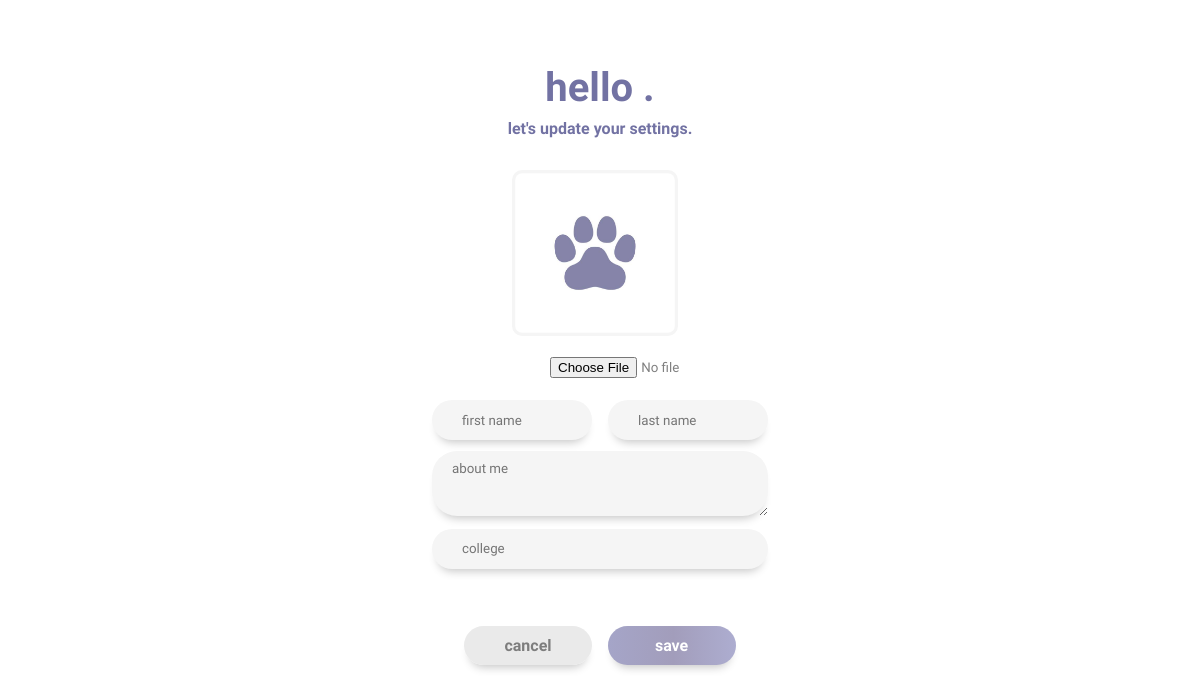
/settings (signed in), run on an earlier commit of the app's database.
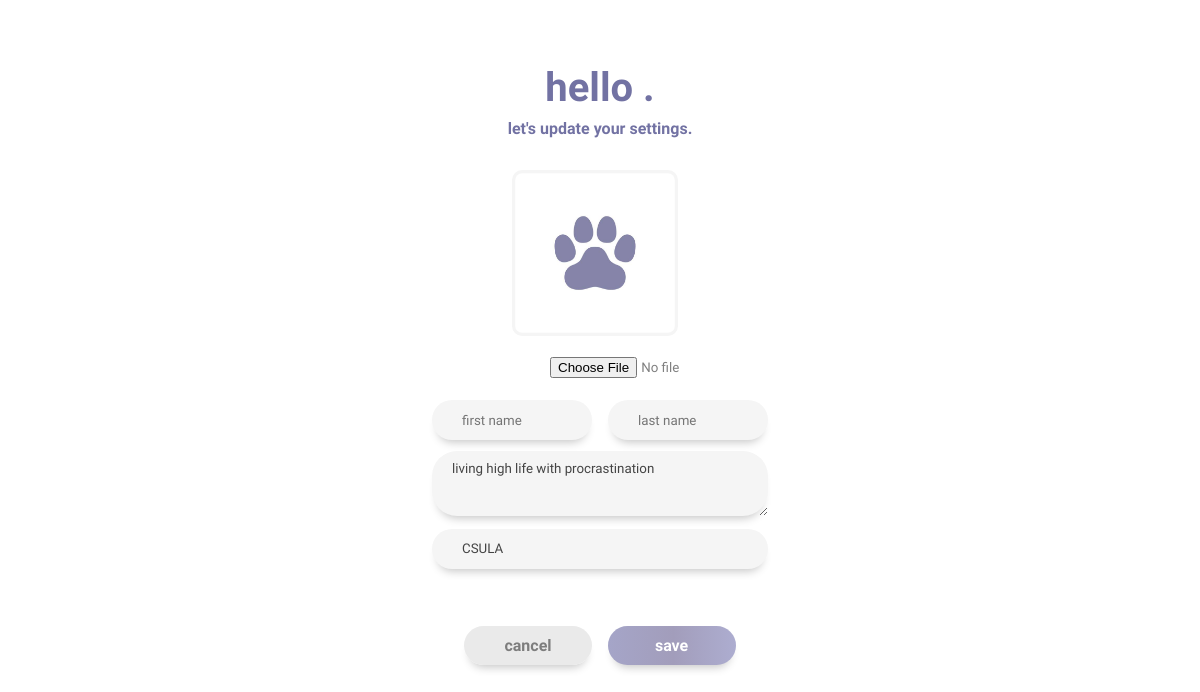
And on a later commit of the database.
### vue_app/models.py (models this page shows, shortened)
class Profile(models.Model):
    user = models.ForeignKey(User, on_delete = models.CASCADE)
    id_user = models.IntegerField()
    bio = models.TextField(blank = True)
    profileimg = models.ImageField(upload_to='profile_images', default = 'paw-profile-default.jpg')
    location = models.CharField(max_length = 50, blank = True)
    firstname = models.CharField(max_length = 20, blank = True)
    lastname = models.CharField(max_length = 20, blank = True)

### vue_app/views.py (the view, shortened to what this page needs)
# urls.py: path('settings', vue_views.settings, name='settings'),
@login_required(login_url='login')
def settings(request):
    user_profile = Profile.objects.get(user = request.user)
    return render(request, 'settings.html', {'user_profile': user_profile})

### templates/settings.html (shortened to what this page needs)
{% load static %}
<html lang="en">
  <head>
    <link rel="stylesheet" href="{% static 'css/styles.css' %}">
    <link rel="stylesheet" href="{% static 'css/login.css' %}">
    <link rel="stylesheet" href="{% static 'css/register.css' %}">
    <link rel="stylesheet" href="{% static 'css/settings.css' %}">
    <link rel="stylesheet" href="{% static 'css/responsive.css' %}">
  </head>
  <body>
    <div id="app" class="main" v-cloak>
      <div class="">
          <div class="settings-header-name">hello {{user_profile.firstname}}.</div>
          <div class="settings-create">let's update your settings. </div>
      </div>
      <form class="settings-form settings-2-form" action="" method="POST" enctype="multipart/form-data">
          <div class="settings-password-format">
              <label class="profile" for="">
                  <img class="settings-profile-img" src="{{user_profile.profileimg.url}}" />
                    <input type="file" name="image" value=""/>
              </label>
            <div class="settings-line">
              <div class="settings-format">
                <input name="firstname" type="text" class="" placeholder="first name" value="{{user_profile.firstname}}"/>
                <input name="lastname" type="text" class="" placeholder="last name" value="{{user_profile.lastname}}"/>
              </div>
              <div class="settings-format-info">
                <textarea id="about" rows="3" name="bio" type="text" class="settings-bio" placeholder="about me">{{user_profile.bio}}</textarea>
                <input name="location"  type="text" class="college" placeholder="college" value="{{user_profile.location}}"/>
              </div>
            </div>
          </div>
            <a class="submit-settings cancel" href="/">cancel</a>
            <button type="submit" class="submit-settings">save</button>
        </form>
    </div>
  </body>
</html>

### static/css/styles.css (style rules this page uses)
html, body { margin: 0; padding: 0; }
a { text-decoration: none; color: rgb(114, 114, 163); }
.main { text-align: center; color: rgb(114, 114, 163); font-family: 'Quicksand', sans-serif; font-weight: bold; }
a { -moz-user-select: none; -webkit-user-select: none; -ms-user-select: none; user-select: none; cursor: pointer; transition: 0.3s; }

### static/css/register.css (style rules this page uses)
input { border: 1px solid #d3d5d8; background-color: rgb(245, 245, 245); border: 1rem; padding: 13px 30px; -webkit-border-radius: 1em; -moz-border-radius: 1em; border-radius: 500px; -moz-box-shadow: 0 8px 10px -6px rgb(193, 193, 193); box-shadow: 0 8px 10px -6px rgb(196, 196, 196); outline: none; margin: 0.5rem; }

### static/css/settings.css (style rules this page uses)
.settings-header-name { font-size: 2.5rem; font-weight: bolder; margin-top: 4rem; }
.settings-create { margin-top: 0.5rem; margin-bottom: 0rem; }
input { width: 10rem; height: 2.5rem; font-family: inherit; color: rgb(68, 68, 68); }
.settings-line { display: flex; flex-direction: column; }
.settings-format { display: flex; flex: 0; margin-bottom: 0.15rem; }
.settings-password-format { display: flex; flex-direction: column; padding: 3rem; align-items: center; }
.settings-profile-img { height: 10rem; width: 10rem; padding: 0.2rem; background-color: rgb(245, 245, 245); border-radius: 10px; image-rendering: -webkit-optimize-contrast; object-fit: cover; }
.settings-format-info { display: flex; flex-direction: column; margin-bottom: 0.4rem; }
.settings-format-info> input { width: 21rem; }
.profile { display: flex; flex-direction: column; }
.profile > input { border-radius: 1px; text-decoration: none; color: gray; background-color: rgb(255, 255, 255); box-shadow: none; padding-right: 3rem; }
.email, .settings-bio, .college { margin-bottom: 0.8rem; }
.college { margin-top: 0rem; }
textarea { background-color: rgb(245, 245, 245); color: rgb(68, 68, 68); border: 1rem; padding: 10px 20px; -webkit-border-radius: 1em; -moz-border-radius: 1em; border-radius: 25px; -moz-box-shadow: 0 8px 10px -6px rgb(193, 193, 193); box-shadow: 0 8px 10px -6px rgb(196, 196, 196); outline: none; font-family: inherit; width: 21rem; margin-left: 0.5rem; }
.settings-form { margin: 3rem; margin-top: -1rem; }
.settings-2-form > button { margin-top: -1.5rem; }
.settings-form > button { font-family: inherit; color: rgb(255, 255, 255); border: none; cursor:pointer; padding: 10px 24px; -webkit-border-radius: 1em; -moz-border-radius: 1em; border-radius: 500px; -moz-box-shadow: 0 8px 10px -6px rgb(193, 193, 193); box-shadow: 0 8px 10px -6px rgb(196, 196, 196); border-radius: 500px; font-size: medium; font-weight: bolder; background-image: linear-gradient(to right, #a5a5c8 0%, #a29dbb 51%, #adadd0 100%) }
.submit-settings { text-align: center; width: 8rem; }
.cancel { margin-right: 1rem; font-family: inherit; color: rgb(125, 125, 125); border: none; cursor:pointer; padding: 10px 2.5rem; -webkit-border-radius: 1em; -moz-border-radius: 1em; border-radius: 500px; -moz-box-shadow: 0 8px 10px -6px rgb(193, 193, 193); box-shadow: 0 8px 10px -6px rgb(196, 196, 196); border-radius: 500px; font-size: medium; font-weight: bolder; background-color: rgb(234, 234, 234); }

What changed in the data, as far as the page shows it:
changed Profile: bio (not shown) → "living high life with procrastination"; location (not shown) → "CSULA"
